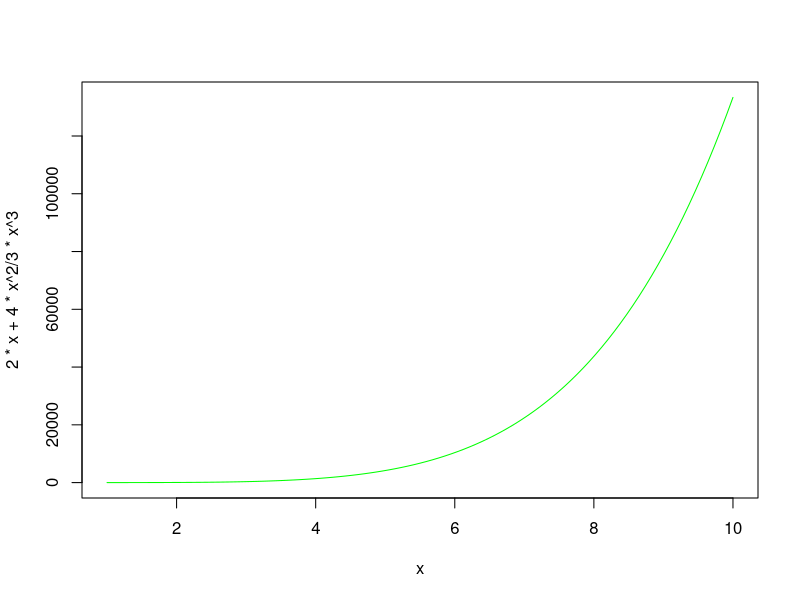

Reproduce this figure in R.
data <- c(1, 2, 3, 4, 4, 5, 6, 7, 3, 4, 3, 2, 3.4, 1, 1, 4, 5, -33 , 6, 7)

# Imprime la tabla de frecuencia
freq_table <- table(data)
print(freq_table)

# Imprime la frecuencia relativa
rel_freq <- prop.table(freq_table)
print(rel_freq)

# imprime la media
mean_value <- mean(data)
print(mean_value)

# imprime la mediana
median_value <- median(data)
print(median_value)

varianze <- var(data)
print(varianze)

desv <- sd(data)
print(desv)

minim <- min(data)
print(minim)

curve(2*x + 4*x^2 / 3*x^3, 1, 10, col = "green")

